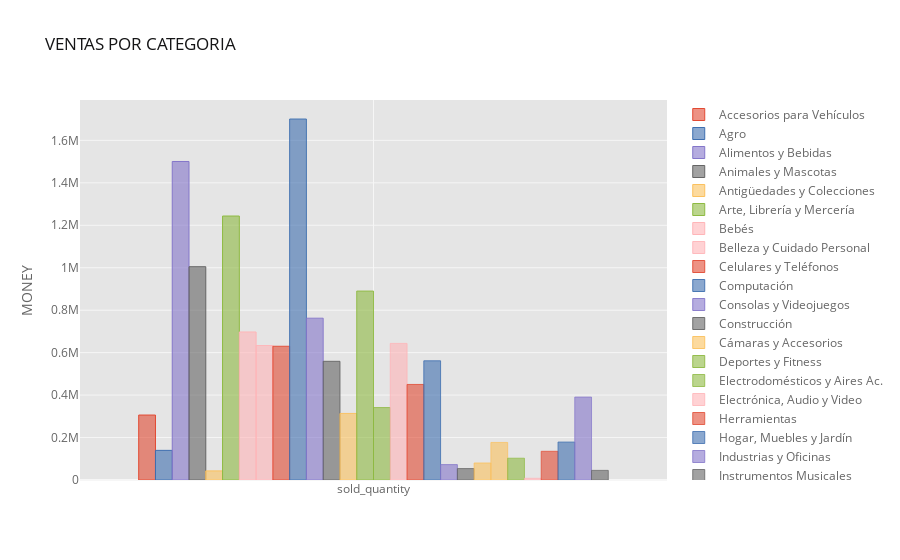

This figure's notebook cell:
### Code cell
pivot_table_categorias.iplot (kind='bar', yTitle='MONEY',title='VENTAS POR CATEGORIA')

### Figure 1 — Plotly figure (JSON) as saved in the notebook; plotly's stock layout.template omitted (floating-point values rounded to 4 significant figures)
{"data": [{"marker": {"color": "rgba(226, 74, 51, 0.6)", "line": {"color": "rgba(226, 74, 51, 1.0)", "width": 1}}, "name": "Accesorios para Vehículos", "orientation": "v", "text": "", "type": "bar", "x": ["sold_quantity"], "y": [306021]}, {"marker": {"color": "rgba(62, 111, 176, 0.6)", "line": {"color": "rgba(62, 111, 176, 1.0)", "width": 1}}, "name": "Agro", "orientation": "v", "text": "", "type": "bar", "x": ["sold_quantity"], "y": [139584]}, {"marker": {"color": "rgba(132, 118, 202, 0.6)", "line": {"color": "rgba(132, 118, 202, 1.0)", "width": 1}}, "name": "Alimentos y Bebidas", "orientation": "v", "text": "", "type": "bar", "x": ["sold_quantity"], "y": [1500555]}, {"marker": {"color": "rgba(101, 101, 101, 0.6)", "line": {"color": "rgba(101, 101, 101, 1.0)", "width": 1}}, "name": "Animales y Mascotas", "orientation": "v", "text": "", "type": "bar", "x": ["sold_quantity"], "y": [1004707]}, {"marker": {"color": "rgba(251, 193, 94, 0.6)", "line": {"color": "rgba(251, 193, 94, 1.0)", "width": 1}}, "name": "Antigüedades y Colecciones", "orientation": "v", "text": "", "type": "bar", "x": ["sold_quantity"], "y": [42764]}, {"marker": {"color": "rgba(142, 186, 66, 0.6)", "line": {"color": "rgba(142, 186, 66, 1.0)", "width": 1}}, "name": "Arte, Librería y Mercería", "orientation": "v", "text": "", "type": "bar", "x": ["sold_quantity"], "y": [1243583]}, {"marker": {"color": "rgba(255, 181, 184, 0.6)", "line": {"color": "rgba(255, 181, 184, 1.0)", "width": 1}}, "name": "Bebés", "orientation": "v", "text": "", "type": "bar", "x": ["sold_quantity"], "y": [697268]}, {"marker": {"color": "rgba(255, 181, 184, 0.6)", "line": {"color": "rgba(255, 181, 184, 0.8999999999999999)", "width": 1}}, "name": "Belleza y Cuidado Personal", "orientation": "v", "text": "", "type": "bar", "x": ["sold_quantity"], "y": [633647]}, {"marker": {"color": "rgba(226, 74, 51, 0.6)", "line": {"color": "rgba(226, 74, 51, 0.8999999999999999)", "width": 1}}, "name": "Celulares y Teléfonos", "orientation": "v", "text": "", "type": "bar", "x": ["sold_quantity"], "y": [630044]}, {"marker": {"color": "rgba(62, 111, 176, 0.6)", "line": {"color": "rgba(62, 111, 176, 0.8999999999999999)", "width": 1}}, "name": "Computación", "orientation": "v", "text": "", "type": "bar", "x": ["sold_quantity"], "y": [1700688]}, {"marker": {"color": "rgba(132, 118, 202, 0.6)", "line": {"color": "rgba(132, 118, 202, 0.8999999999999999)", "width": 1}}, "name": "Consolas y Videojuegos", "orientation": "v", "text": "", "type": "bar", "x": ["sold_quantity"], "y": [762344]}, {"marker": {"color": "rgba(101, 101, 101, 0.6)", "line": {"color": "rgba(101, 101, 101, 0.8999999999999999)", "width": 1}}, "name": "Construcción", "orientation": "v", "text": "", "type": "bar", "x": ["sold_quantity"], "y": [559186]}, {"marker": {"color": "rgba(251, 193, 94, 0.6)", "line": {"color": "rgba(251, 193, 94, 0.8999999999999999)", "width": 1}}, "name": "Cámaras y Accesorios", "orientation": "v", "text": "", "type": "bar", "x": ["sold_quantity"], "y": [313584]}, {"marker": {"color": "rgba(142, 186, 66, 0.6)", "line": {"color": "rgba(142, 186, 66, 0.8999999999999999)", "width": 1}}, "name": "Deportes y Fitness", "orientation": "v", "text": "", "type": "bar", "x": ["sold_quantity"], "y": [890102]}, {"marker": {"color": "rgba(142, 186, 66, 0.6)", "line": {"color": "rgba(142, 186, 66, 0.7999999999999998)", "width": 1}}, "name": "Electrodomésticos y Aires Ac.", "orientation": "v", "text": "", "type": "bar", "x": ["sold_quantity"], "y": [341192]}, {"marker": {"color": "rgba(255, 181, 184, 0.6)", "line": {"color": "rgba(255, 181, 184, 0.7999999999999998)", "width": 1}}, "name": "Electrónica, Audio y Video", "orientation": "v", "text": "", "type": "bar", "x": ["sold_quantity"], "y": [643605]}, {"marker": {"color": "rgba(226, 74, 51, 0.6)", "line": {"color": "rgba(226, 74, 51, 0.7999999999999998)", "width": 1}}, "name": "Herramientas", "orientation": "v", "text": "", "type": "bar", "x": ["sold_quantity"], "y": [450137]}, {"marker": {"color": "rgba(62, 111, 176, 0.6)", "line": {"color": "rgba(62, 111, 176, 0.7999999999999998)", "width": 1}}, "name": "Hogar, Muebles y Jardín", "orientation": "v", "text": "", "type": "bar", "x": ["sold_quantity"], "y": [561536]}, {"marker": {"color": "rgba(132, 118, 202, 0.6)", "line": {"color": "rgba(132, 118, 202, 0.7999999999999998)", "width": 1}}, "name": "Industrias y Oficinas", "orientation": "v", "text": "", "type": "bar", "x": ["sold_quantity"], "y": [72501]}, {"marker": {"color": "rgba(101, 101, 101, 0.6)", "line": {"color": "rgba(101, 101, 101, 0.7999999999999998)", "width": 1}}, "name": "Instrumentos Musicales", "orientation": "v", "text": "", "type": "bar", "x": ["sold_quantity"], "y": [53713]}, {"marker": {"color": "rgba(251, 193, 94, 0.6)", "line": {"color": "rgba(251, 193, 94, 0.7999999999999998)", "width": 1}}, "name": "Joyas y Relojes", "orientation": "v", "text": "", "type": "bar", "x": ["sold_quantity"], "y": [80046]}, {"marker": {"color": "rgba(251, 193, 94, 0.6)", "line": {"color": "rgba(251, 193, 94, 0.7)", "width": 1}}, "name": "Juegos y Juguetes", "orientation": "v", "text": "", "type": "bar", "x": ["sold_quantity"], "y": [176936]}, {"marker": {"color": "rgba(142, 186, 66, 0.6)", "line": {"color": "rgba(142, 186, 66, 0.7)", "width": 1}}, "name": "Libros, Revistas y Comics", "orientation": "v", "text": "", "type": "bar", "x": ["sold_quantity"], "y": [102710]}, {"marker": {"color": "rgba(255, 181, 184, 0.6)", "line": {"color": "rgba(255, 181, 184, 0.7)", "width": 1}}, "name": "Música, Películas y Series", "orientation": "v", "text": "", "type": "bar", "x": ["sold_quantity"], "y": [8185]}, {"marker": {"color": "rgba(226, 74, 51, 0.6)", "line": {"color": "rgba(226, 74, 51, 0.7)", "width": 1}}, "name": "Otras categorías", "orientation": "v", "text": "", "type": "bar", "x": ["sold_quantity"], "y": [135212]}, {"marker": {"color": "rgba(62, 111, 176, 0.6)", "line": {"color": "rgba(62, 111, 176, 0.7)", "width": 1}}, "name": "Ropa y Accesorios", "orientation": "v", "text": "", "type": "bar", "x": ["sold_quantity"], "y": [178919]}, {"marker": {"color": "rgba(132, 118, 202, 0.6)", "line": {"color": "rgba(132, 118, 202, 0.7)", "width": 1}}, "name": "Salud y Equipamiento Médico", "orientation": "v", "text": "", "type": "bar", "x": ["sold_quantity"], "y": [390705]}, {"marker": {"color": "rgba(101, 101, 101, 0.6)", "line": {"color": "rgba(101, 101, 101, 0.7)", "width": 1}}, "name": "Souvenirs, Cotillón y Fiestas", "orientation": "v", "text": "", "type": "bar", "x": ["sold_quantity"], "y": [45299]}], "layout": {"legend": {"bgcolor": "#FFFFFF", "font": {"color": "#666666"}}, "paper_bgcolor": "#FFFFFF", "plot_bgcolor": "#E5E5E5", "title": {"font": {"color": "#151516"}, "text": "VENTAS POR CATEGORIA"}, "xaxis": {"gridcolor": "#F6F6F6", "showgrid": true, "tickfont": {"color": "#666666"}, "title": {"font": {"color": "#666666"}, "text": ""}, "zerolinecolor": "#F6F6F6"}, "yaxis": {"gridcolor": "#F6F6F6", "showgrid": true, "tickfont": {"color": "#666666"}, "title": {"font": {"color": "#666666"}, "text": "MONEY"}, "zerolinecolor": "#F6F6F6"}}}
